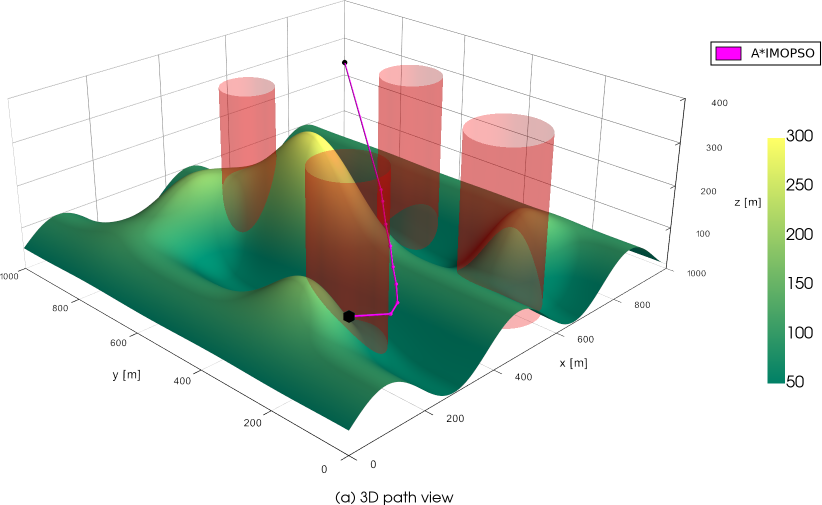
#> input picture aimopso_diverse_solutions/scene_1_3d_view.png, 1643 x 1010 px (shown at 1/2 size)
$ python -i plotting_matlab_exact_final2.py   (imports and definitions only)
#> lines starting #> are read from the running program, lines starting #| are printed output that depends on the picture
#!/usr/bin/env python3
# -*- coding: utf-8 -*-
"""
高质量3D路径可视化脚本 - 论文版本
- 只生成3D视图和俯视图（不生成侧视图）
- 直接保存高分辨率矢量图
- 自动添加图例和colorbar
- 无需手动截图和拼接
"""

import numpy as np
from mayavi import mlab
import os
import matplotlib.pyplot as plt
import matplotlib.patches as mpatches
from PIL import Image


# [175 lines left out: functions _draw_cylinder, _plot_path_line_and_midpoints, _plot_terrain, _create_matplotlib_legend, _create_right_panel, _overlay_legend_on_image, not called in this run]


def _crop_white_borders(image_path, output_path=None, border_threshold=250, padding=5):
    """
    裁剪图片周围的白色边框，保留 padding 像素安全边距
    """
#> called with border_threshold = 250, padding = 5
    from PIL import ImageChops

    img = Image.open(image_path).convert('RGB')
#> img is the input picture: PIL image 1643x1010 RGB; mean R, G, B 205.3, 212.6, 204.1

    bg = Image.new('RGB', img.size, (255, 255, 255))
#> bg: PIL image 1643x1010 RGB; every value is 255
    diff = ImageChops.difference(img, bg)
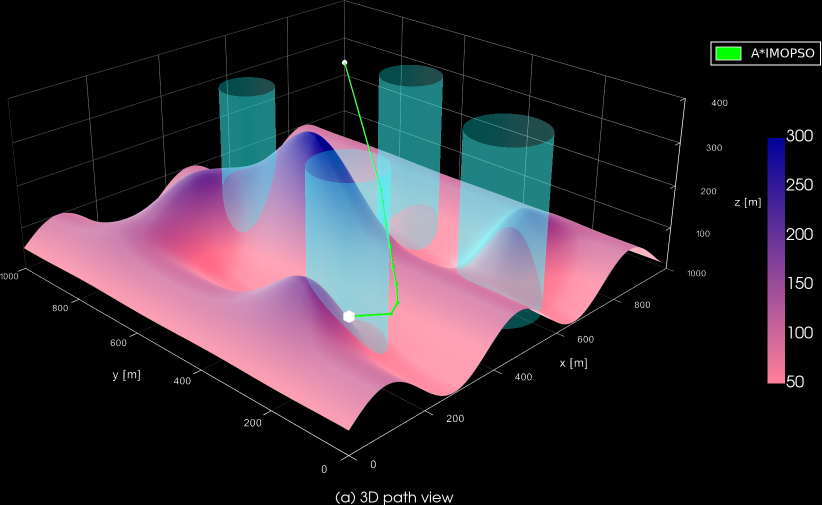
#> diff: PIL image 1643x1010 RGB (shown at 1/2 size); mean R, G, B 49.7, 42.4, 50.9
    diff = diff.convert('L')
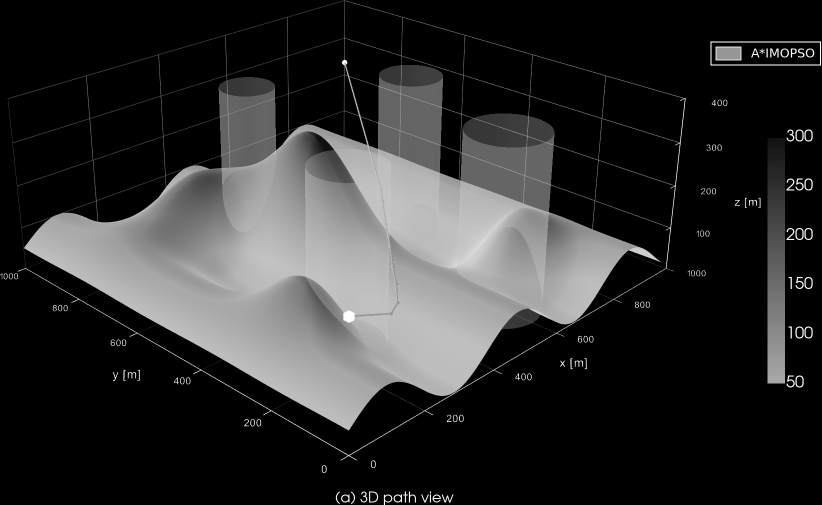
#> diff: PIL image 1643x1010 L (shown at 1/2 size); min 0, max 255, mean 45.5
    bbox = diff.getbbox()
#> bbox = (0, 0, 1643, 1010)

    if bbox:
        x0, y0, x1, y1 = bbox
#> x0 = 0; y0 = 0; x1 = 1643; y1 = 1010
        x0 = max(0, x0 - padding)
        y0 = max(0, y0 - padding)
        x1 = min(img.width, x1 + padding)
        y1 = min(img.height, y1 + padding)
        img_cropped = img.crop((x0, y0, x1, y1))

        # 保存
        if output_path is None:
            output_path = image_path
        img_cropped.save(output_path, quality=95)

        return output_path
    else:
        # 如果没有找到边界，返回原图
        return image_path


# [361 lines left out: functions _combine_images_horizontal, _draw_custom_axes_and_grid, plot_and_save_paper_figures, not called in this run]


# 示例使用
# [3 lines not run here, left out]


>>> result = _crop_white_borders('aimopso_diverse_solutions/scene_1_3d_view.png')

$ run again, on aimopso_diverse_solutions/scene_1_combined.png
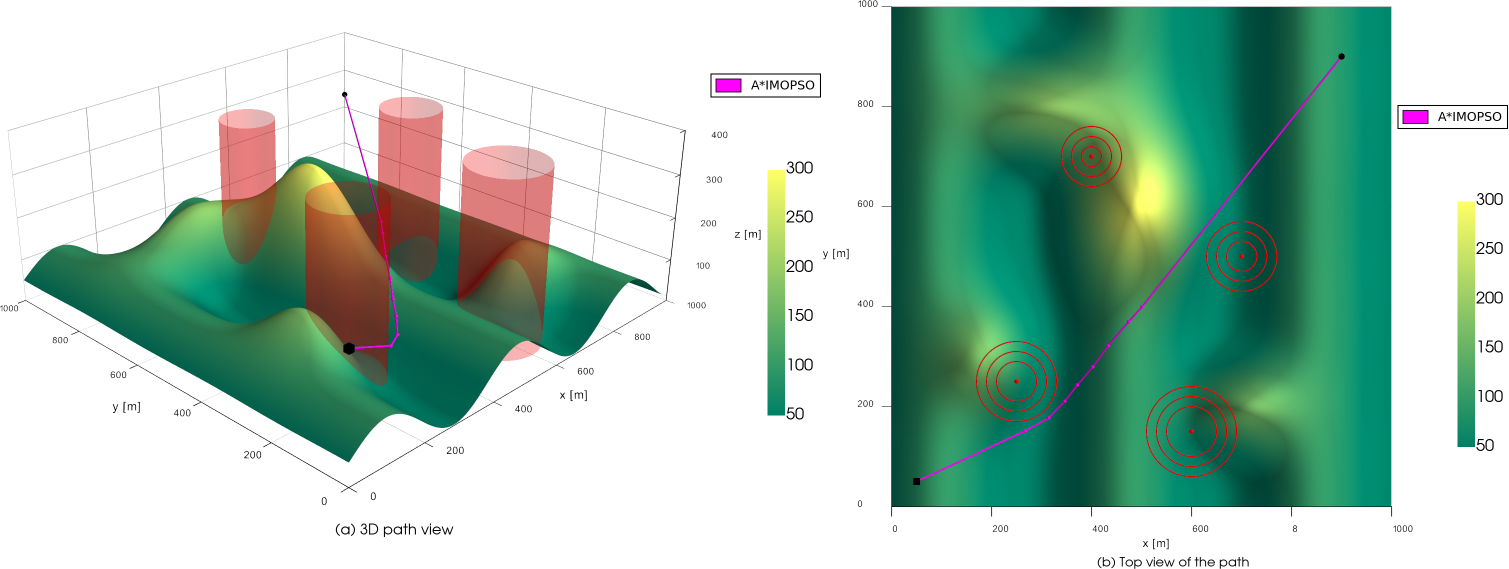
#> input picture aimopso_diverse_solutions/scene_1_combined.png, 3017 x 1138 px (shown at 1/2 size)
#> in _crop_white_borders, img is the input picture: PIL image 3017x1138 RGB; mean R, G, B 165.7, 196, 180.6
#> bg: PIL image 3017x1138 RGB; every value is 255
#> in _crop_white_borders, `diff = ImageChops.difference(img, bg)`:
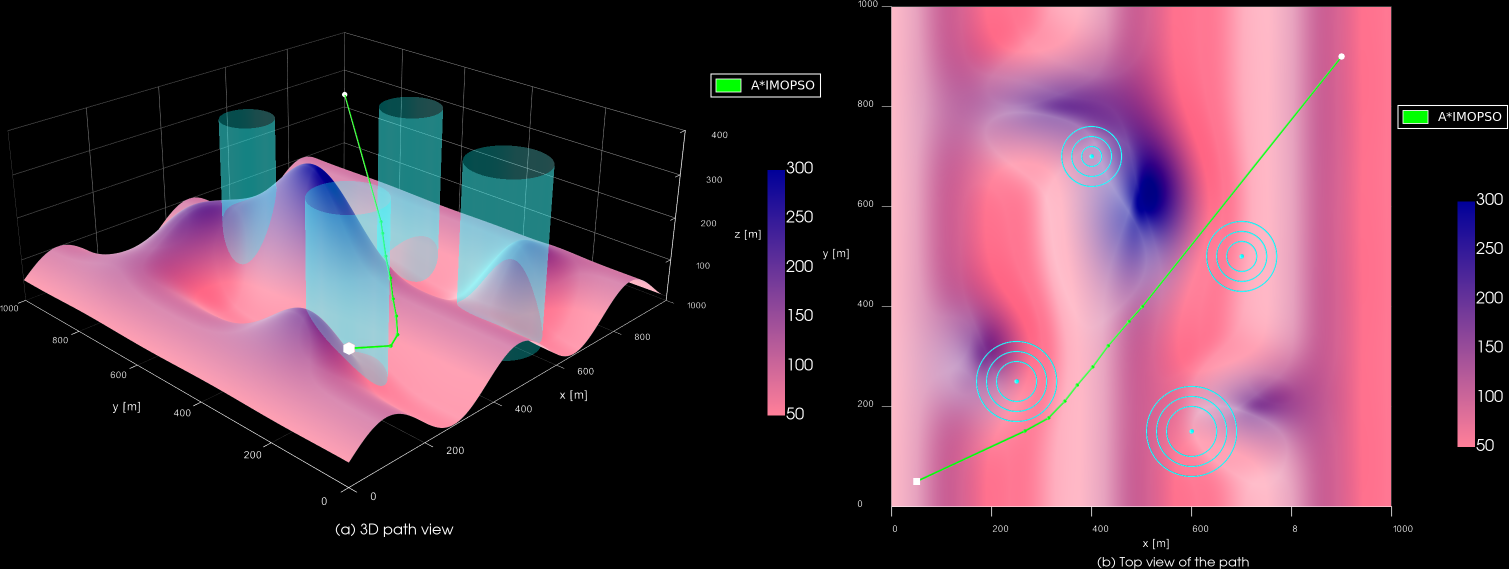
#> diff: PIL image 3017x1138 RGB (shown at 1/2 size); mean R, G, B 89.3, 59, 74.4
#> in _crop_white_borders, `diff = diff.convert('L')`:
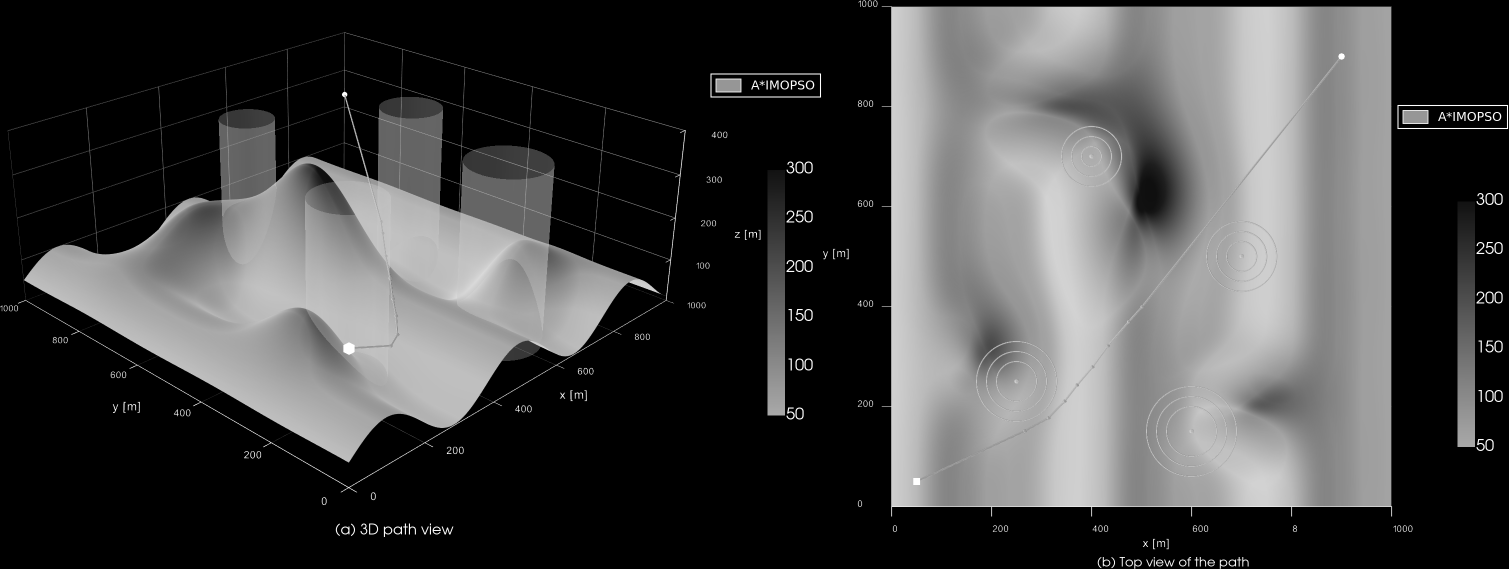
#> diff: PIL image 3017x1138 L (shown at 1/2 size); min 0, max 255, mean 69.8
#> bbox = (0, 0, 3017, 1138)
#> x0 = 0; x1 = 3017; y1 = 1138

$ run again, on aimopso_diverse_solutions/scene_1_top_view.png
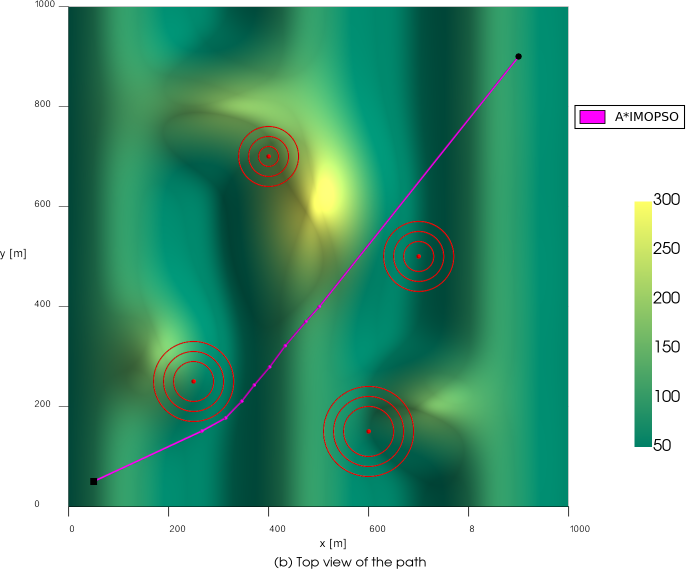
#> input picture aimopso_diverse_solutions/scene_1_top_view.png, 1371 x 1138 px (shown at 1/2 size)
#> in _crop_white_borders, img is the input picture: PIL image 1371x1138 RGB; mean R, G, B 111.5, 170.2, 145.5
#> bg: PIL image 1371x1138 RGB; every value is 255
#> in _crop_white_borders, `diff = ImageChops.difference(img, bg)`:
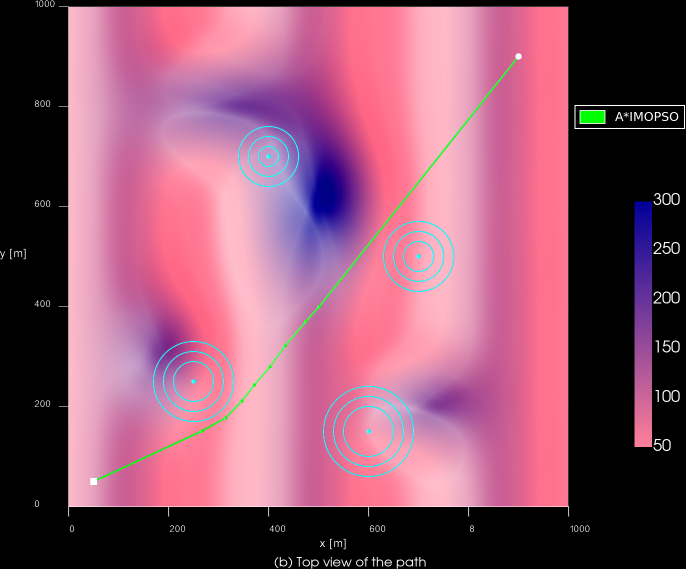
#> diff: PIL image 1371x1138 RGB (shown at 1/2 size); mean R, G, B 143.5, 84.8, 109.5
#> in _crop_white_borders, `diff = diff.convert('L')`:
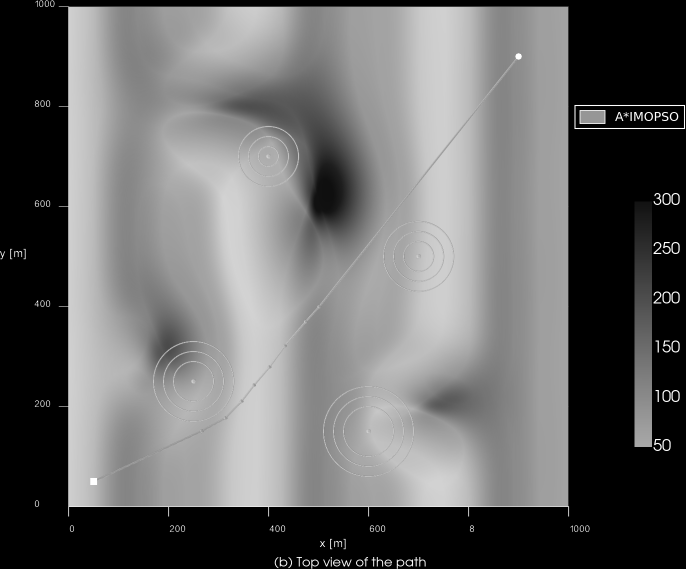
#> diff: PIL image 1371x1138 L (shown at 1/2 size); min 0, max 255, mean 105.2
#> bbox = (0, 0, 1371, 1138)
#> x0 = 0; x1 = 1371; y1 = 1138
